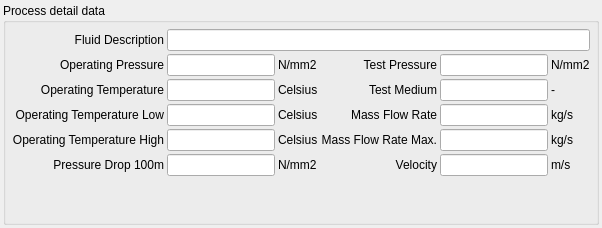
     <widget class="QWidget" name="process1">
      <attribute name="title">
       <string>Process 1</string>
      </attribute>
      <attribute name="toolTip">
       <string>Process Data page 1</string>
      </attribute>
      <layout class="QGridLayout" name="gridLayout_16">
       <property name="leftMargin">
        <number>3</number>
       </property>
       <property name="topMargin">
        <number>3</number>
       </property>
       <property name="rightMargin">
        <number>3</number>
       </property>
       <property name="bottomMargin">
        <number>3</number>
       </property>
       <property name="spacing">
        <number>3</number>
       </property>
       <item row="0" column="0">
        <widget class="QGroupBox" name="groupBoxProcessDetail_1">
         <property name="title">
          <string>Process detail data</string>
         </property>
         <layout class="QGridLayout" name="gridLayout_4">
          <property name="leftMargin">
           <number>6</number>
          </property>
          <property name="topMargin">
           <number>6</number>
          </property>
          <property name="rightMargin">
           <number>6</number>
          </property>
          <property name="bottomMargin">
           <number>6</number>
          </property>
          <property name="spacing">
           <number>3</number>
          </property>
          <item row="1" column="5">
           <widget class="QLabel" name="textLabel8_2_2_2">
            <property name="text">
             <string>N/mm2</string>
            </property>
           </widget>
          </item>
          <item row="3" column="4">
           <widget class="QLineEdit" name="leProcessMassFlowRate"/>
          </item>
          <item row="3" column="3">
           <widget class="QLabel" name="label_4">
            <property name="text">
             <string>Mass Flow Rate</string>
            </property>
            <property name="alignment">
             <set>Qt::AlignRight|Qt::AlignTrailing|Qt::AlignVCenter</set>
            </property>
           </widget>
          </item>
          <item row="5" column="2">
           <widget class="QLabel" name="label_7">
            <property name="text">
             <string>N/mm2</string>
            </property>
           </widget>
          </item>
          <item row="3" column="0">
           <widget class="QLabel" name="label_2">
            <property name="text">
             <string>Operating Temperature Low</string>
            </property>
            <property name="alignment">
             <set>Qt::AlignRight|Qt::AlignTrailing|Qt::AlignVCenter</set>
            </property>
           </widget>
          </item>
          <item row="1" column="0">
           <widget class="QLabel" name="textLabel4_3_4_2_2">
            <property name="text">
             <string>Operating Pressure</string>
            </property>
            <property name="alignment">
             <set>Qt::AlignRight|Qt::AlignTrailing|Qt::AlignVCenter</set>
            </property>
           </widget>
          </item>
          <item row="2" column="1">
           <widget class="QLineEdit" name="leProcessOperTemp"/>
          </item>
          <item row="4" column="4">
           <widget class="QLineEdit" name="leProcessMassFlowRateMax"/>
          </item>
          <item row="5" column="5">
           <widget class="QLabel" name="textLabel12_2_4_2_2">
            <property name="text">
             <string>m/s</string>
            </property>
           </widget>
          </item>
          <item row="2" column="2">
           <widget class="QLabel" name="textLabel10_2_4_2_2">
            <property name="text">
             <string>Celsius</string>
            </property>
           </widget>
          </item>
          <item row="4" column="3">
           <widget class="QLabel" name="textLabel8_3_4_2_2">
            <property name="text">
             <string>Mass Flow Rate Max.</string>
            </property>
            <property name="alignment">
             <set>Qt::AlignRight|Qt::AlignTrailing|Qt::AlignVCenter</set>
            </property>
           </widget>
          </item>
          <item row="1" column="2">
           <widget class="QLabel" name="textLabel8_2_5_4_2_2">
            <property name="text">
             <string>N/mm2</string>
            </property>
           </widget>
          </item>
          <item row="2" column="5">
           <widget class="QLabel" name="textLabel8_2_3_2">
            <property name="text">
             <string>-</string>
            </property>
           </widget>
          </item>
          <item row="1" column="1">
           <widget class="QLineEdit" name="leProcessOperPress"/>
          </item>
          <item row="3" column="1">
           <widget class="QLineEdit" name="leProcessOperTempLow"/>
          </item>
          <item row="0" column="0">
           <widget class="QLabel" name="textLabel3_3_4_2_2">
            <property name="text">
             <string>Fluid Description</string>
            </property>
            <property name="alignment">
             <set>Qt::AlignRight|Qt::AlignTrailing|Qt::AlignVCenter</set>
            </property>
           </widget>
          </item>
          <item row="6" column="0">
           <spacer name="verticalSpacer_2">
            <property name="orientation">
             <enum>Qt::Vertical</enum>
            </property>
            <property name="sizeHint" stdset="0">
             <size>
              <width>20</width>
              <height>40</height>
             </size>
            </property>
           </spacer>
          </item>
          <item row="1" column="4">
           <widget class="QLineEdit" name="leProcessTestPress"/>
          </item>
          <item row="2" column="4">
           <widget class="QLineEdit" name="leProcessTestMedium"/>
          </item>
          <item row="4" column="5">
           <widget class="QLabel" name="textLabel11_2_4_2_2">
            <property name="text">
             <string>kg/s</string>
            </property>
           </widget>
          </item>
          <item row="2" column="0">
           <widget class="QLabel" name="textLabel5_3_4_2_2">
            <property name="text">
             <string>Operating Temperature</string>
            </property>
            <property name="alignment">
             <set>Qt::AlignRight|Qt::AlignTrailing|Qt::AlignVCenter</set>
            </property>
           </widget>
          </item>
          <item row="5" column="0">
           <widget class="QLabel" name="label_24_2_2">
            <property name="text">
             <string>Pressure Drop 100m</string>
            </property>
            <property name="alignment">
             <set>Qt::AlignRight|Qt::AlignTrailing|Qt::AlignVCenter</set>
            </property>
           </widget>
          </item>
          <item row="4" column="1">
           <widget class="QLineEdit" name="leProcessOperTempHigh"/>
          </item>
          <item row="3" column="5">
           <widget class="QLabel" name="label_8">
            <property name="text">
             <string>kg/s</string>
            </property>
           </widget>
          </item>
          <item row="4" column="0">
           <widget class="QLabel" name="label_3">
            <property name="text">
             <string>Operating Temperature High</string>
            </property>
            <property name="alignment">
             <set>Qt::AlignRight|Qt::AlignTrailing|Qt::AlignVCenter</set>
            </property>
           </widget>
          </item>
          <item row="5" column="3">
           <widget class="QLabel" name="textLabel1_2_2">
            <property name="text">
             <string>Velocity</string>
            </property>
            <property name="alignment">
             <set>Qt::AlignRight|Qt::AlignTrailing|Qt::AlignVCenter</set>
            </property>
           </widget>
          </item>
          <item row="4" column="2">
           <widget class="QLabel" name="label_6">
            <property name="text">
             <string>Celsius</string>
            </property>
           </widget>
          </item>
          <item row="5" column="1">
           <widget class="QLineEdit" name="leProcessPressDrop"/>
          </item>
          <item row="5" column="4">
           <widget class="QLineEdit" name="leProcessVelocity"/>
          </item>
          <item row="3" column="2">
           <widget class="QLabel" name="label_5">
            <property name="text">
             <string>Celsius</string>
            </property>
           </widget>
          </item>
          <item row="0" column="1" colspan="5">
           <widget class="QLineEdit" name="leProcessFluidDescr"/>
          </item>
          <item row="2" column="3">
           <widget class="QLabel" name="textLabel7_3_4_2_2">
            <property name="text">
             <string>Test Medium</string>
            </property>
            <property name="alignment">
             <set>Qt::AlignRight|Qt::AlignTrailing|Qt::AlignVCenter</set>
            </property>
           </widget>
          </item>
          <item row="1" column="3">
           <widget class="QLabel" name="textLabel6_3_4_2_2">
            <property name="text">
             <string>Test Pressure</string>
            </property>
            <property name="alignment">
             <set>Qt::AlignRight|Qt::AlignTrailing|Qt::AlignVCenter</set>
            </property>
           </widget>
          </item>
         </layout>
        </widget>
       </item>
      </layout>
     </widget>
